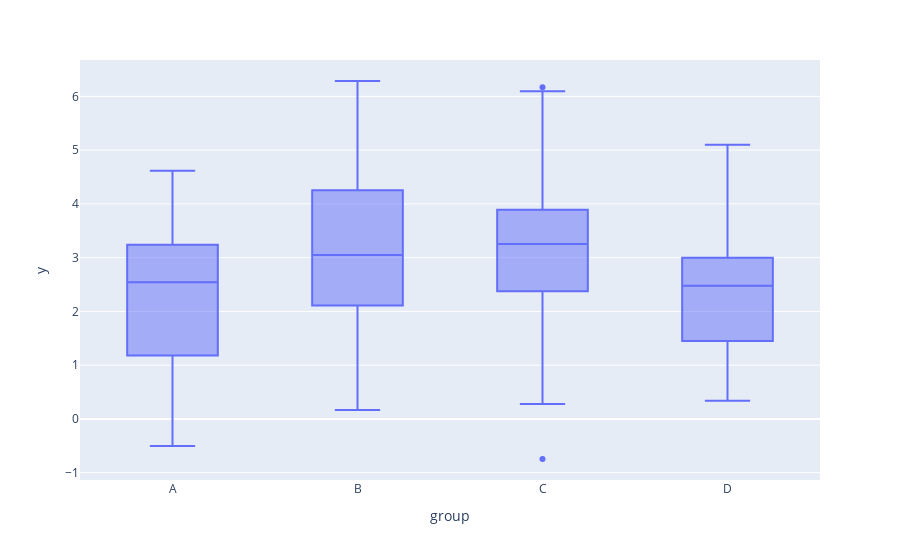

Notebook code cell kept with this figure:
### Code cell
# boxplots of y by group
plotly.offline.iplot(
    plotly.express.box(data1, x = "group", y = "y")
)

### Figure 1 — Plotly figure (JSON) as saved in the notebook; plotly's stock layout.template omitted (floating-point values rounded to 4 significant figures; data arrays with more than 128 entries replaced by an {"elided": "..."} marker saying what was removed)
{"data": [{"alignmentgroup": "True", "hoverlabel": {"namelength": 0}, "hovertemplate": "group=%{x}<br>y=%{y}", "legendgroup": "", "marker": {"color": "#636efa"}, "name": "", "notched": false, "offsetgroup": "", "orientation": "v", "showlegend": false, "type": "box", "x": {"elided": "200 str values"}, "x0": " ", "xaxis": "x", "y": {"elided": "200 float values"}, "y0": " ", "yaxis": "y"}], "layout": {"boxmode": "group", "legend": {"tracegroupgap": 0}, "margin": {"t": 60}, "xaxis": {"anchor": "y", "domain": [0, 1], "title": {"text": "group"}}, "yaxis": {"anchor": "x", "domain": [0, 1], "title": {"text": "y"}}}}
